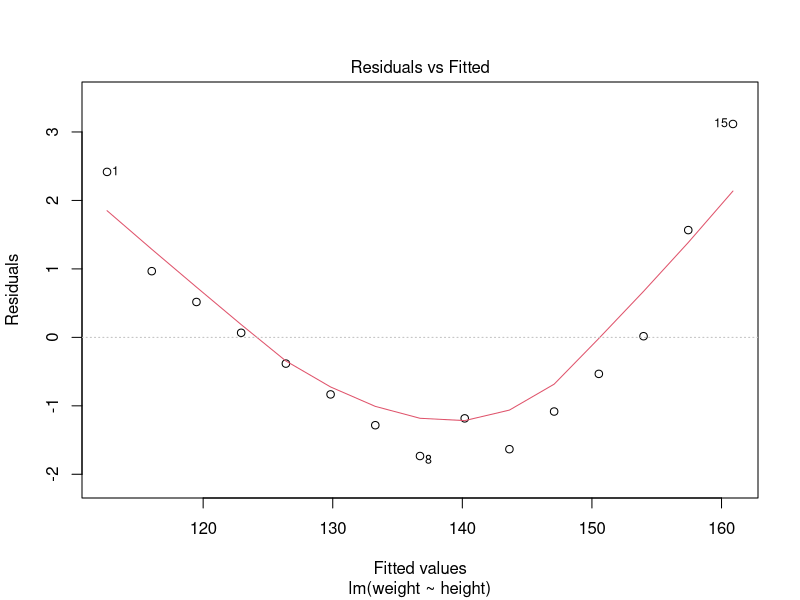
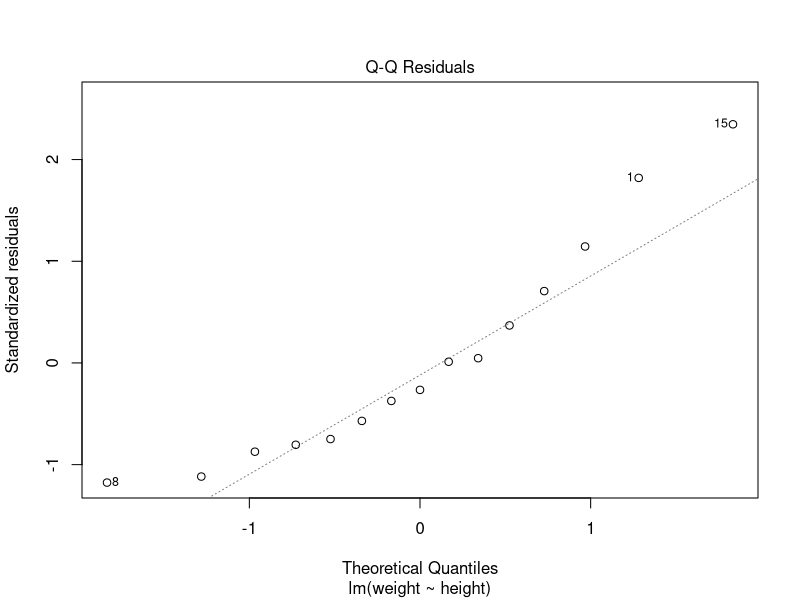
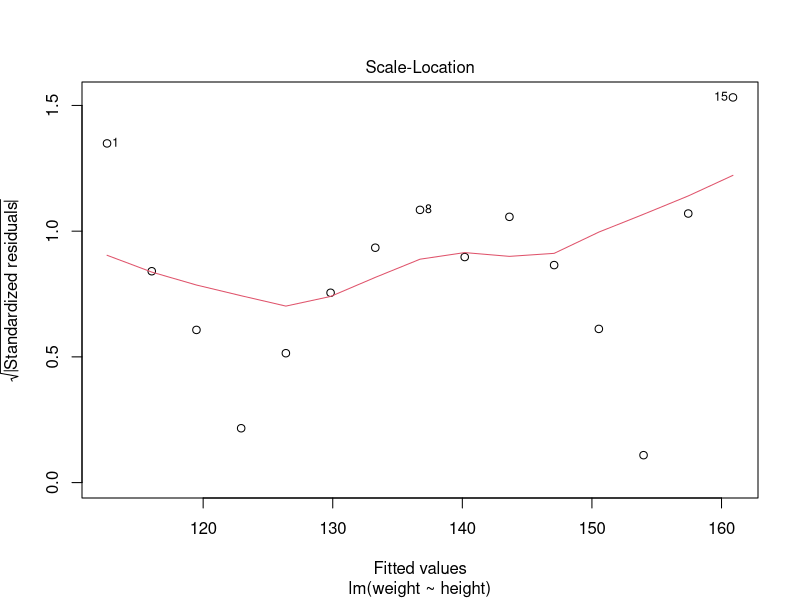
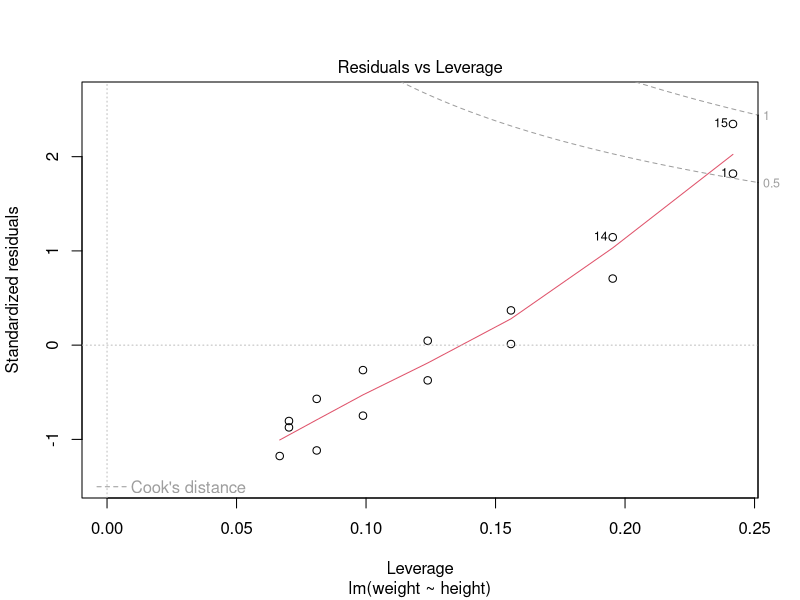
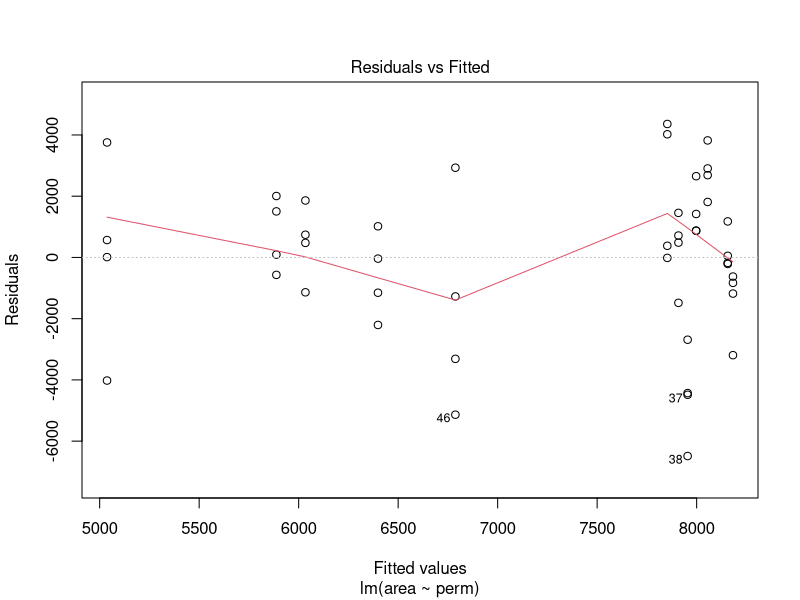
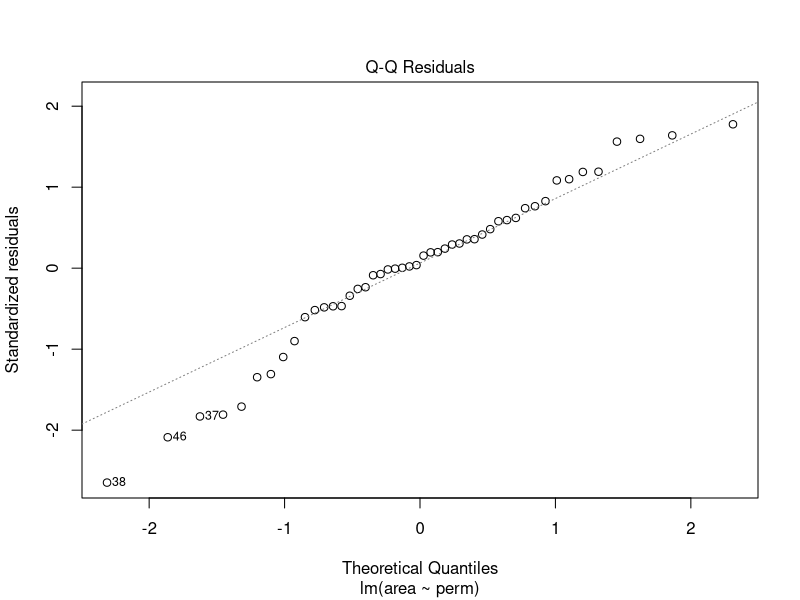
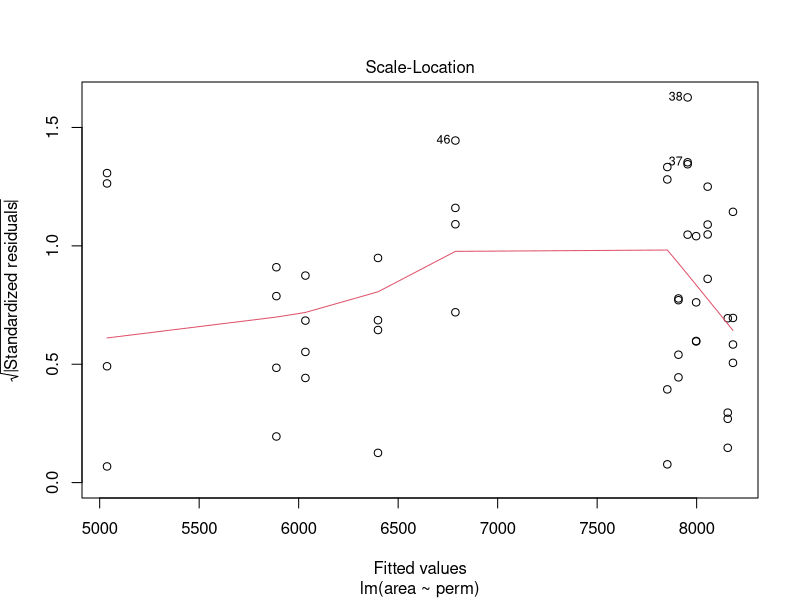
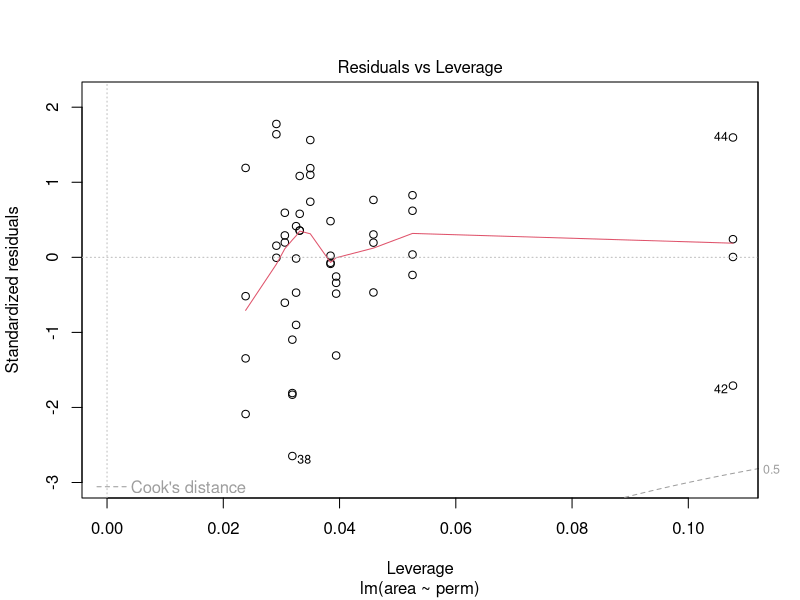

Recreate these plots in R, in order.
# 1.- Create a linear regression model using the women dataset. The response variable is: weight 
linear.model1<- lm(weight~height,data=women)
summary(linear.model1)
plot(linear.model1)

# 2.- Create a linear regression model using the rock dataset. The response variable is: area
linear.model2<- lm(area~peri,data=rock)
linear.model2<- lm(area~I(peri^2),data=rock)
linear.model2<- lm(area~perm,data=rock)
summary(linear.model2)
plot(linear.model2)

# 3.- Create a linear regression model using the pressure dataset. The response variable is: pressure 
linear.model3<- lm(pressure~temperature,data=pressure)
summary(linear.model3)
plot(linear.model3)

# 4.- Using the mtcars dataset, display a table on the console with the name, horsepower and number of cylinders of the cars with a horsepower value higher than the mean
mtcars[c("hp","cyl")] [which(mtcars$hp >= mean(mtcars$hp)),]